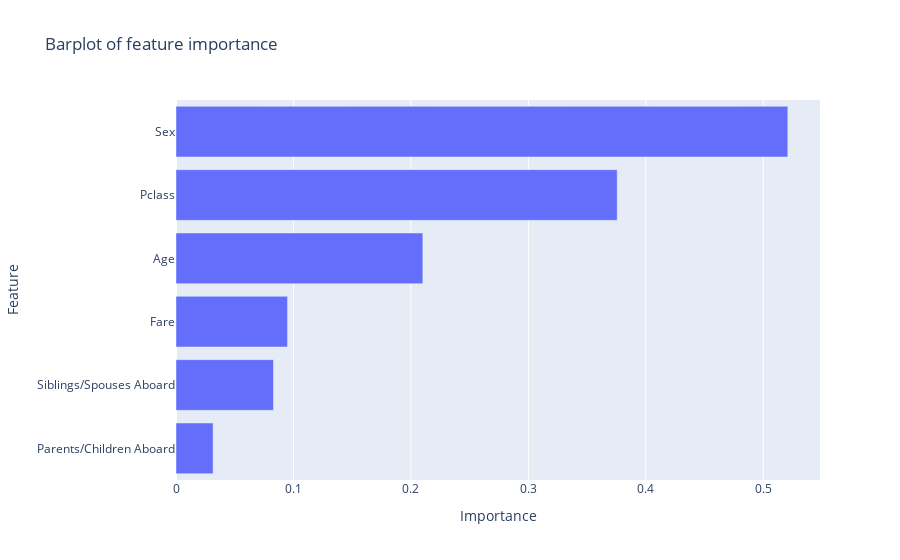

Source (notebook cell):
### Code cell
acme_rf.bar_plot()

### Figure 1 — Plotly figure (JSON) as saved in the notebook; plotly's stock layout.template omitted (floating-point values rounded to 4 significant figures)
{"data": [{"alignmentgroup": "True", "hovertemplate": "Importance=%{x}<br>Feature=%{y}<extra></extra>", "legendgroup": "", "marker": {"color": "#636efa"}, "name": "", "offsetgroup": "", "orientation": "h", "showlegend": false, "textposition": "auto", "type": "bar", "x": [0.03159, 0.08299, 0.09497, 0.2102, 0.3756, 0.5209], "xaxis": "x", "y": ["Parents/Children Aboard", "Siblings/Spouses Aboard", "Fare", "Age", "Pclass", "Sex"], "yaxis": "y"}], "layout": {"barmode": "relative", "legend": {"tracegroupgap": 0}, "title": {"text": "Barplot of feature importance"}, "xaxis": {"anchor": "y", "domain": [0, 1], "title": {"text": "Importance"}}, "yaxis": {"anchor": "x", "domain": [0, 1], "title": {"text": "Feature"}}}}
